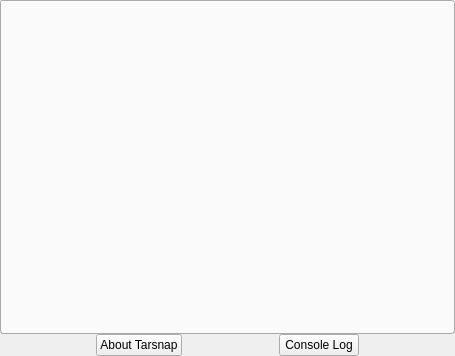
<?xml version="1.0" encoding="UTF-8"?>
<ui version="4.0">
 <class>HelpWidget</class>
 <widget class="QWidget" name="HelpWidget">
  <property name="geometry">
   <rect>
    <x>0</x>
    <y>0</y>
    <width>455</width>
    <height>356</height>
   </rect>
  </property>
  <layout class="QVBoxLayout" name="helpWidgetVerticalLayout">
   <property name="leftMargin">
    <number>0</number>
   </property>
   <property name="topMargin">
    <number>0</number>
   </property>
   <property name="rightMargin">
    <number>0</number>
   </property>
   <property name="bottomMargin">
    <number>0</number>
   </property>
   <item>
    <widget class="QSplitter" name="splitter">
     <property name="orientation">
      <enum>Qt::Vertical</enum>
     </property>
     <widget class="QFrame" name="helpContainer">
      <layout class="QVBoxLayout" name="verticalLayout" stretch="1,0">
       <property name="spacing">
        <number>0</number>
       </property>
       <property name="leftMargin">
        <number>0</number>
       </property>
       <property name="topMargin">
        <number>0</number>
       </property>
       <property name="rightMargin">
        <number>0</number>
       </property>
       <property name="bottomMargin">
        <number>0</number>
       </property>
       <item>
        <widget class="QTextBrowser" name="helpTabText">
         <property name="sizePolicy">
          <sizepolicy hsizetype="Preferred" vsizetype="Preferred">
           <horstretch>0</horstretch>
           <verstretch>0</verstretch>
          </sizepolicy>
         </property>
         <property name="focusPolicy">
          <enum>Qt::ClickFocus</enum>
         </property>
         <property name="toolTip">
          <string>Keyboard shortcuts list</string>
         </property>
         <property name="styleSheet">
          <string notr="true">#helpTabText {
background: rgba(255,255,255,170);
border-radius: 3px;
border: 1px solid darkgrey;
border-top: 2px groove darkgrey;
}</string>
         </property>
         <property name="frameShape">
          <enum>QFrame::NoFrame</enum>
         </property>
         <property name="readOnly">
          <bool>true</bool>
         </property>
         <property name="openExternalLinks">
          <bool>true</bool>
         </property>
        </widget>
       </item>
       <item>
        <layout class="QHBoxLayout" name="helpButtons">
         <property name="spacing">
          <number>0</number>
         </property>
         <item>
          <spacer name="helpButtonLeftSpacer">
           <property name="orientation">
            <enum>Qt::Horizontal</enum>
           </property>
           <property name="sizeHint" stdset="0">
            <size>
             <width>40</width>
             <height>20</height>
            </size>
           </property>
          </spacer>
         </item>
         <item>
          <widget class="TPopupPushButton" name="aboutButton">
           <property name="text">
            <string>About Tarsnap</string>
           </property>
           <property name="checkable">
            <bool>true</bool>
           </property>
          </widget>
         </item>
         <item>
          <spacer name="helpButtonMidSpacer">
           <property name="orientation">
            <enum>Qt::Horizontal</enum>
           </property>
           <property name="sizeHint" stdset="0">
            <size>
             <width>40</width>
             <height>20</height>
            </size>
           </property>
          </spacer>
         </item>
         <item>
          <widget class="TPopupPushButton" name="consoleButton">
           <property name="text">
            <string>Console Log</string>
           </property>
           <property name="checkable">
            <bool>true</bool>
           </property>
          </widget>
         </item>
         <item>
          <spacer name="helpButtonRightSpacer">
           <property name="orientation">
            <enum>Qt::Horizontal</enum>
           </property>
           <property name="sizeHint" stdset="0">
            <size>
             <width>40</width>
             <height>20</height>
            </size>
           </property>
          </spacer>
         </item>
        </layout>
       </item>
      </layout>
     </widget>
    </widget>
   </item>
  </layout>
 </widget>
 <customwidgets>
  <customwidget>
   <class>TPopupPushButton</class>
   <extends>QPushButton</extends>
   <header>TPopupPushButton.h</header>
  </customwidget>
 </customwidgets>
 <tabstops>
  <tabstop>aboutButton</tabstop>
  <tabstop>consoleButton</tabstop>
 </tabstops>
 <resources/>
 <connections/>
</ui>
